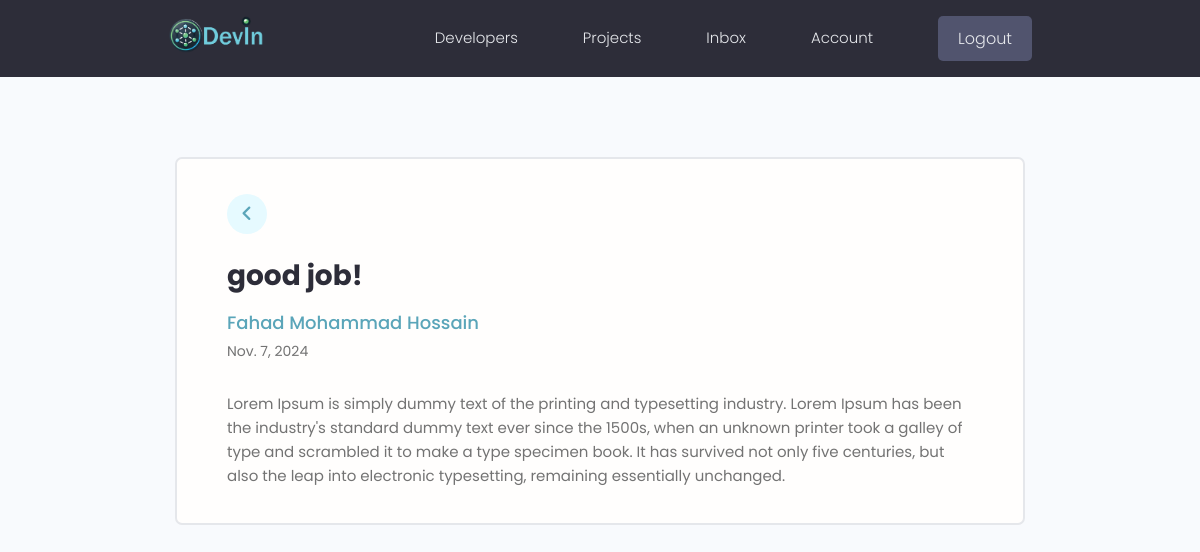
The page /message/c9a93fc6-2e5c-423a-bcac-a04d7f096e30/ (signed in) on the database its author committed.
### users/models.py (models this page shows, shortened)
class Messages(models.Model):
    sender = models.ForeignKey(Profile ,on_delete=models.SET_NULL , null=True , blank=True )#    on_delete=models.SET_NULL if user delted chat will remain like facebook
    recipient =  models.ForeignKey(Profile ,on_delete=models.SET_NULL , null=True , blank=True ,related_name='message')#    related_name='message' joinig with the profile model
    name = models.CharField(max_length=200, blank=True, null=True)
    email = models.EmailField(max_length=200, blank=True, null=True)
    subject = models.CharField(max_length=200, blank=True, null=True)
    body = models.TextField()
    is_read =models.BooleanField(default=False , null = True)
    created = models.DateField(auto_now_add=True)
    id = models.UUIDField(default=uuid.uuid4, unique=True, primary_key=True, editable=False)
    class Meta:
        ordering = ['is_read', 'created']

### users/views.py (the view)
# urls.py: path('message/<str:pk>/', views.veiwMessage , name='message'),
@login_required(login_url='login')
def veiwMessage(request ,pk):
    profile = request.user.profile
    message = profile.message.get(id = pk)
    if message.is_read == False:
        message.is_read = True
        message.save()
    context = {'message' : message}
    return render(request, 'users/message.html',context)

### users/templates/users/message.html
{% extends 'main.html' %}
{% load static %}
{% block content %}
  <main class="messagePage my-xl">
    <div class="content-box">
      <div class="message">
        <a class="backButton" href="{% url 'inbox' %}"><i class="fas fa-angle-left"></i></a>
        <h2 class="message__subject">{{message.subject}}</h4>
          <a href="profile.html" class="message__author">{{message.name}}</a>
          <p class="message__date">{{message.created}}</p>
          <div class="message__body">
           {{message.body|linebreaksbr}}
          </div>
      </div>
    </div>
  </main>
  {% endblock %}

### static/styles/app.css (style rules this page uses)
:root { --color-sub: #2d2d39; }
.content-box { width: 95%; max-width: 85rem; margin: 0 auto; }
.message { padding: 2.5rem 0; }
.message > a { display: flex; gap: 1rem; }
.message__author, .message__date { flex-basis: 25%; }
.message__subject { flex-basis: 50%; }
.message__date { text-align: right; }
.messagePage .message { list-style: none; background: var(--color-white); padding: 3.5rem 5rem; border: 2px solid var(--color-light); border-radius: 0.7rem; }
.messagePage .message__subject { font-size: 2.8rem; color: var(--color-sub); margin-bottom: 1rem; margin-top: 2rem; }
.messagePage .message__author { font-size: 1.8rem; font-weight: 500; }
.messagePage .message__date { font-size: 1.4rem; font-weight: 400; text-align: left; margin-bottom: 3rem; }
.backButton { background: var(--color-main-light); color: var(--color-main); width: 4rem; height: 4rem; display: flex; align-items: center; justify-content: center; border-radius: 50%; }
.backButton i { font-size: 1.8rem; }

### static/uikit/styles/modules/_variables.css (style rules this page uses)
:root { --color-main: #5aa5b9; --color-main-light: #e6faff; --color-sub: #3f4156; --color-sub-light: #51546e; --color-sub-lighter: #ededfd; --color-text: #737373; --color-gray: #8b8b8b; --color-light: #e5e7eb; --color-light-gray: #767676; --color-bg: #f8fafd; --color-white: #fffefd; --color-white-light: #f3f3f3; --color-success: #359e64; --color-success-bg: #def8e8; --color-error: #fc4b0b; --color-error-bg: #fff2ee; --font-base: 'Poppins', arial, helvetica, 'Segoe UI', roboto, ubuntu, sans-serif; --font-monospace: 'Fira Code', 'Courier New', courier, monospace; --font-regular: 300; --font-medium: 500; --font-bold: 700; --generic-shadow: 1px 1px 5px #00000010; --generic-transition: all 0.3s ease-in-out; }

### static/uikit/styles/modules/_base.css (style rules this page uses)
* { margin: 0; padding: 0; box-sizing: border-box; text-rendering: optimizeLegibility; color: inherit; font-size: inherit; }
html { font-size: 50%; }
@media only screen and (min-width: 480px) { html { font-size: 56.25%; } }
@media only screen and (min-width: 1200px) { html { font-size: 62.5%; } }
body { line-height: 1.6; font-weight: 400; font-size: 1.5rem; color: var(--color-text); background-color: var(--color-bg); min-height: 100vh; }

### static/uikit/styles/modules/_typography.css (style rules this page uses)
* { font-family: var(--font-base); }
h2 { font-size: 3.6rem; font-weight: var(--font-bold); }
p, span, strong { font-size: 1.6rem; color: var(--color-text); font-weight: var(--font-regular); }
a { padding-bottom: 2px; text-decoration: none; display: inline-block; color: var(--color-main); font-weight: var(--font-medium); }

### static/uikit/styles/modules/_utilities.css (style rules this page uses)
.my-xl { margin: 8rem auto; }

### rows shown on the page
Messages: subject "good job!", name "Fahad Mohammad Hossain", created "Nov. 7, 2024", body "Lorem Ipsum is simply dummy text of the printing and typesetting industry. Lorem Ipsum has been the industry's standard dummy text ever since the 1500s, when an unknown printer took a galley of type and scrambled it to make a type specimen book. It has survived not only five centuries, but also the leap into electronic typesetting, remaining essentially unchanged."
